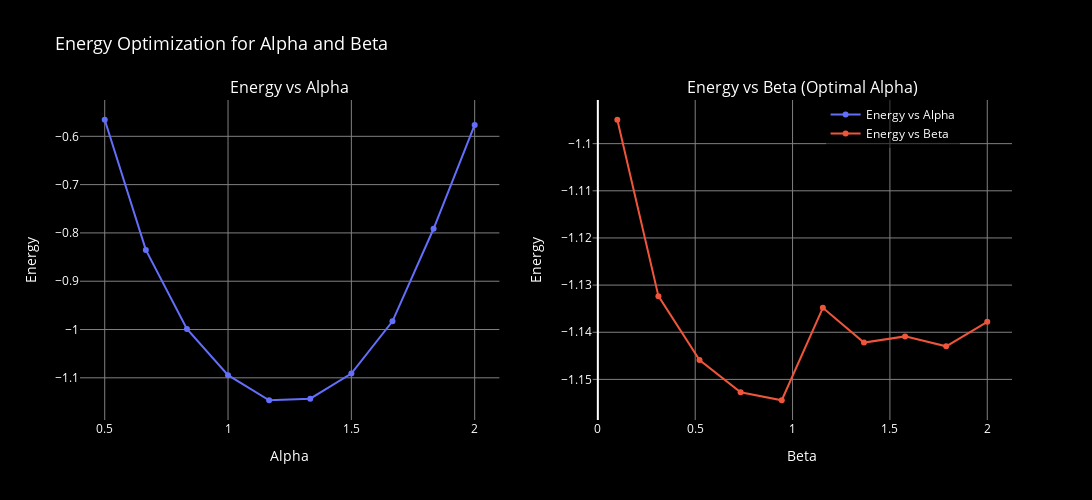

Notebook source saved alongside this figure:
### Code cell
R_val = 1.4
Z = 1.0
N_STEPS = 200000
INITIAL_STEP_SIZE = 0.5

alpha_list = np.linspace(0.5, 2.0, 10)
optimal_alpha, energies_alpha = alpha_opt(alpha_list, R_val, Z, INITIAL_STEP_SIZE, N_STEPS)
print(f"Optimal alpha: {optimal_alpha}")

beta_list = np.linspace(0.1, 2.0, 10)
optimal_beta, energies_beta = beta_opt(beta_list, optimal_alpha, R_val, Z, INITIAL_STEP_SIZE, N_STEPS)
energies_beta = np.where(np.isnan(energies_beta), np.inf, energies_beta)
optimal_beta = beta_list[np.argmin(energies_beta)]
print(f"Optimal beta: {optimal_beta}")

fig = sp.make_subplots(rows=1, cols=2, subplot_titles=("Energy vs Alpha", "Energy vs Beta (Optimal Alpha)"))

fig.add_trace(go.Scatter(x=alpha_list, y=energies_alpha, mode='lines+markers', name='Energy vs Alpha'), row=1, col=1)
fig.update_xaxes(title_text="Alpha", row=1, col=1)
fig.update_yaxes(title_text="Energy", row=1, col=1)
fig.update_xaxes(showgrid=True, gridwidth=1, gridcolor='gray', row=1, col=1)
fig.update_yaxes(showgrid=True, gridwidth=1, gridcolor='gray', row=1, col=1)

fig.add_trace(go.Scatter(x=beta_list, y=energies_beta, mode='lines+markers', name='Energy vs Beta'), row=1, col=2)
fig.update_xaxes(title_text="Beta", row=1, col=2)
fig.update_yaxes(title_text="Energy", row=1, col=2)
fig.update_xaxes(showgrid=True, gridwidth=1, gridcolor='gray', row=1, col=2)
fig.update_yaxes(showgrid=True, gridwidth=1, gridcolor='gray', row=1, col=2)

fig.update_layout(
    title="Energy Optimization for Alpha and Beta",
    width=1200, height=500, showlegend=True,
    plot_bgcolor='black', paper_bgcolor='black', font=dict(color='white'),
    title_font=dict(size=18, color='white'),
    legend=dict(x=0.8, y=1, traceorder='normal', font=dict(size=12, color='white'), bgcolor='rgba(0, 0, 0, 0.5)'),
)

fig.show()

print(f"Optimal alpha: {optimal_alpha}")
print(f"Optimal beta: {optimal_beta}")

### Figure 1 — Plotly figure (JSON) as saved in the notebook; plotly's stock layout.template omitted (floating-point values rounded to 4 significant figures)
{"data": [{"mode": "lines+markers", "name": "Energy vs Alpha", "type": "scatter", "x": [0.5, 0.6667, 0.8333, 1, 1.167, 1.333, 1.5, 1.667, 1.833, 2], "xaxis": "x", "y": [-0.5657, -0.8351, -0.9989, -1.094, -1.146, -1.143, -1.091, -0.983, -0.7914, -0.5764], "yaxis": "y"}, {"mode": "lines+markers", "name": "Energy vs Beta", "type": "scatter", "x": [0.1, 0.3111, 0.5222, 0.7333, 0.9444, 1.156, 1.367, 1.578, 1.789, 2], "xaxis": "x2", "y": [-1.095, -1.132, -1.146, -1.153, -1.154, -1.135, -1.142, -1.141, -1.143, -1.138], "yaxis": "y2"}], "layout": {"annotations": [{"font": {"size": 16}, "showarrow": false, "text": "Energy vs Alpha", "x": 0.225, "xanchor": "center", "xref": "paper", "y": 1, "yanchor": "bottom", "yref": "paper"}, {"font": {"size": 16}, "showarrow": false, "text": "Energy vs Beta (Optimal Alpha)", "x": 0.775, "xanchor": "center", "xref": "paper", "y": 1, "yanchor": "bottom", "yref": "paper"}], "font": {"color": "white"}, "height": 500, "legend": {"bgcolor": "rgba(0, 0, 0, 0.5)", "font": {"color": "white", "size": 12}, "traceorder": "normal", "x": 0.8, "y": 1}, "paper_bgcolor": "black", "plot_bgcolor": "black", "showlegend": true, "title": {"font": {"color": "white", "size": 18}, "text": "Energy Optimization for Alpha and Beta"}, "width": 1200, "xaxis": {"anchor": "y", "domain": [0, 0.45], "gridcolor": "gray", "gridwidth": 1, "showgrid": true, "title": {"text": "Alpha"}}, "xaxis2": {"anchor": "y2", "domain": [0.55, 1], "gridcolor": "gray", "gridwidth": 1, "showgrid": true, "title": {"text": "Beta"}}, "yaxis": {"anchor": "x", "domain": [0, 1], "gridcolor": "gray", "gridwidth": 1, "showgrid": true, "title": {"text": "Energy"}}, "yaxis2": {"anchor": "x2", "domain": [0, 1], "gridcolor": "gray", "gridwidth": 1, "showgrid": true, "title": {"text": "Energy"}}}}
